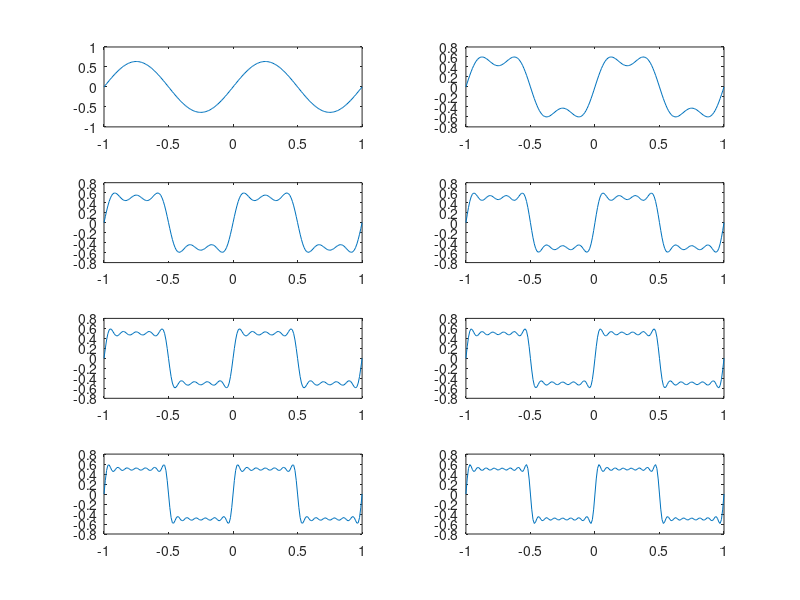

The MATLAB script that drew this image:
% meandr.m
% количество отсчетов (гармоник):
N=8;
% частота дискретизации:
t=-1:0.01:1;
% значение амплитуды:
A=1;
% период:
T=1;
% амплитуда гармоник
nh=(1:N)*2-1;
% массив коэффициентов для ряда, заданного через sin:
Am=2/pi ./ nh;
% массив гармоник:
harmonics=sin(2 * pi * nh' * t/T);
% массив элементов ряда:
s1=harmonics.*repmat(Am',1,length(t));
% Суммирование ряда:
s2=cumsum(s1);
% Построение графиков:
for k=1:N
subplot(4,2,k)
plot(t, s2(k,:))
end
print("meandr-sin.png");

